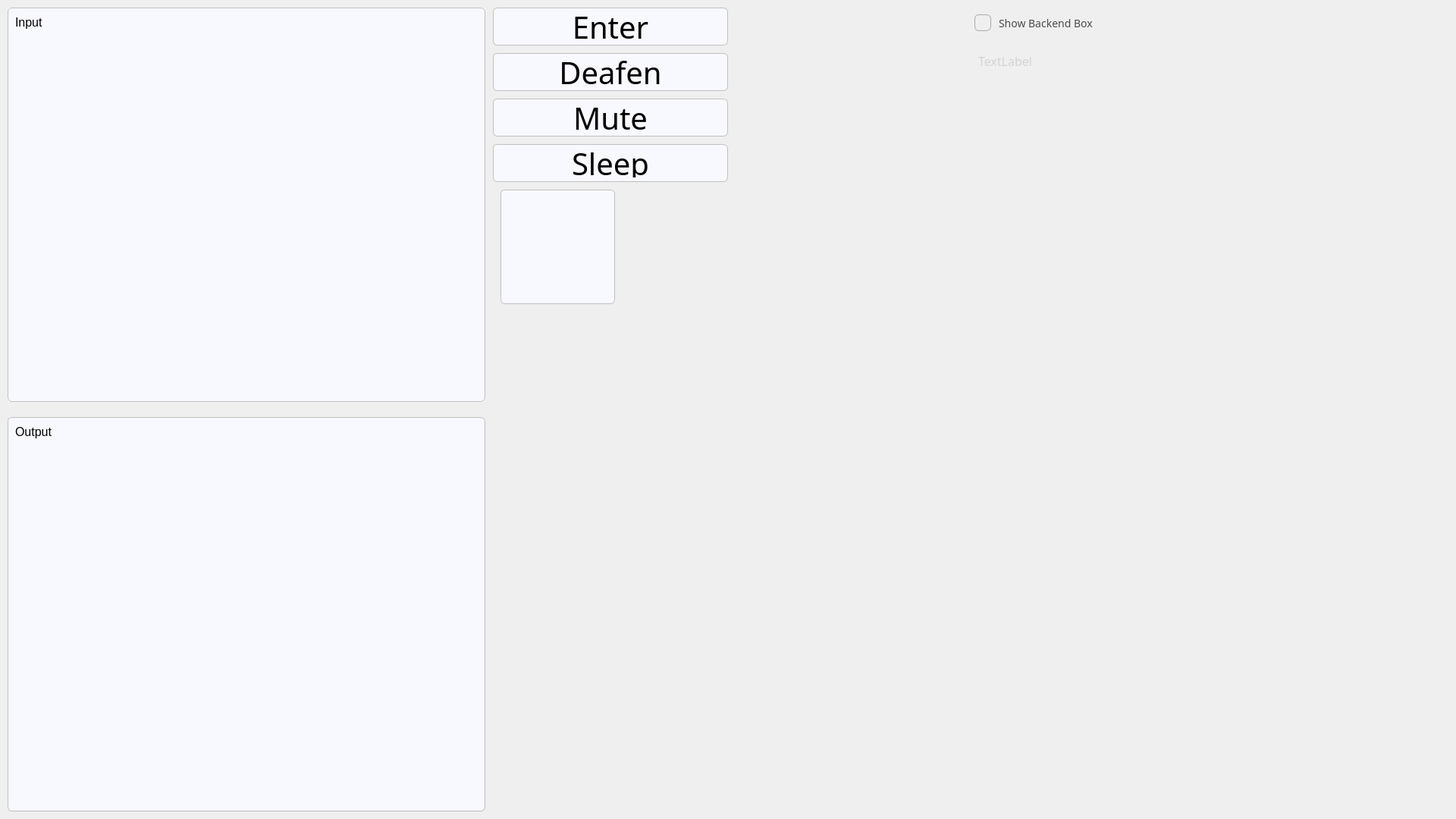
<?xml version="1.0" encoding="UTF-8"?>
<ui version="4.0">
 <class>ui</class>
 <widget class="QWidget" name="ui">
  <property name="geometry">
   <rect>
    <x>0</x>
    <y>0</y>
    <width>1920</width>
    <height>1080</height>
   </rect>
  </property>
  <property name="minimumSize">
   <size>
    <width>1920</width>
    <height>1080</height>
   </size>
  </property>
  <property name="maximumSize">
   <size>
    <width>1920</width>
    <height>1080</height>
   </size>
  </property>
  <property name="font">
   <font>
    <family>Cascadia Code</family>
    <pointsize>12</pointsize>
   </font>
  </property>
  <property name="windowTitle">
   <string>ui</string>
  </property>
  <property name="autoFillBackground">
   <bool>false</bool>
  </property>
  <property name="styleSheet">
   <string notr="true">background: qlineargradient(x1:0, y1:0, x2:0, y2:1,
    stop:0 #F5F5F5,
    stop:1 #D3D3D3);
color: #4B4B4B;
border-radius: 6px;
padding: 5px;</string>
  </property>
  <widget class="QLabel" name="output">
   <property name="geometry">
    <rect>
     <x>10</x>
     <y>550</y>
     <width>630</width>
     <height>520</height>
    </rect>
   </property>
   <property name="font">
    <font>
     <family>Segoe UI</family>
     <pointsize>12</pointsize>
    </font>
   </property>
   <property name="autoFillBackground">
    <bool>false</bool>
   </property>
   <property name="styleSheet">
    <string notr="true">background-color: #F8F8FF;  /* Light Gray */
color: #000000;             /* Dark Gray text */
border: 1px solid #C0C0C0;  /* Silver border */
border-radius: 6px;
padding: 5px;</string>
   </property>
   <property name="text">
    <string>Output</string>
   </property>
   <property name="alignment">
    <set>Qt::AlignmentFlag::AlignLeading|Qt::AlignmentFlag::AlignLeft|Qt::AlignmentFlag::AlignTop</set>
   </property>
   <property name="wordWrap">
    <bool>true</bool>
   </property>
  </widget>
  <widget class="QTextEdit" name="input">
   <property name="geometry">
    <rect>
     <x>10</x>
     <y>10</y>
     <width>630</width>
     <height>520</height>
    </rect>
   </property>
   <property name="font">
    <font>
     <family>Segoe UI</family>
     <pointsize>12</pointsize>
    </font>
   </property>
   <property name="autoFillBackground">
    <bool>true</bool>
   </property>
   <property name="styleSheet">
    <string notr="true">background-color: #F8F8FF;  /* Light Gray */
color: #000000;             /* Dark Gray text */
border: 1px solid #C0C0C0;  /* Silver border */
border-radius: 6px;
padding: 5px;</string>
   </property>
   <property name="html">
    <string>&lt;!DOCTYPE HTML PUBLIC &quot;-//W3C//DTD HTML 4.0//EN&quot; &quot;http://www.w3.org/TR/REC-html40/strict.dtd&quot;&gt;
&lt;html&gt;&lt;head&gt;&lt;meta name=&quot;qrichtext&quot; content=&quot;1&quot; /&gt;&lt;meta charset=&quot;utf-8&quot; /&gt;&lt;style type=&quot;text/css&quot;&gt;
p, li { white-space: pre-wrap; }
hr { height: 1px; border-width: 0; }
li.unchecked::marker { content: &quot;\2610&quot;; }
li.checked::marker { content: &quot;\2612&quot;; }
&lt;/style&gt;&lt;/head&gt;&lt;body style=&quot; font-family:'Segoe UI'; font-size:12pt; font-weight:400; font-style:normal;&quot;&gt;
&lt;p style=&quot; margin-top:0px; margin-bottom:0px; margin-left:0px; margin-right:0px; -qt-block-indent:0; text-indent:0px;&quot;&gt;Input&lt;/p&gt;
&lt;p style=&quot;-qt-paragraph-type:empty; margin-top:0px; margin-bottom:0px; margin-left:0px; margin-right:0px; -qt-block-indent:0; text-indent:0px;&quot;&gt;&lt;br /&gt;&lt;/p&gt;&lt;/body&gt;&lt;/html&gt;</string>
   </property>
  </widget>
  <widget class="QPushButton" name="enterButton">
   <property name="geometry">
    <rect>
     <x>650</x>
     <y>10</y>
     <width>310</width>
     <height>50</height>
    </rect>
   </property>
   <property name="font">
    <font>
     <family>Cascadia Code</family>
     <pointsize>30</pointsize>
    </font>
   </property>
   <property name="styleSheet">
    <string notr="true">background-color: #F8F8FF;  /* Light Gray */
color: #000000;             /* Dark Gray text */
border: 1px solid #C0C0C0;  /* Silver border */
border-radius: 6px;
padding: 5px;</string>
   </property>
   <property name="text">
    <string>Enter</string>
   </property>
  </widget>
  <widget class="QPushButton" name="sleepMode">
   <property name="geometry">
    <rect>
     <x>650</x>
     <y>190</y>
     <width>310</width>
     <height>50</height>
    </rect>
   </property>
   <property name="font">
    <font>
     <family>Cascadia Code</family>
     <pointsize>30</pointsize>
    </font>
   </property>
   <property name="autoFillBackground">
    <bool>false</bool>
   </property>
   <property name="styleSheet">
    <string notr="true">background-color: #F8F8FF;  /* Light Gray */
color: #000000;             /* Dark Gray text */
border: 1px solid #C0C0C0;  /* Silver border */
border-radius: 6px;
padding: 5px;</string>
   </property>
   <property name="text">
    <string>Sleep</string>
   </property>
  </widget>
  <widget class="QLabel" name="sleepStatus">
   <property name="geometry">
    <rect>
     <x>660</x>
     <y>250</y>
     <width>151</width>
     <height>151</height>
    </rect>
   </property>
   <property name="autoFillBackground">
    <bool>false</bool>
   </property>
   <property name="styleSheet">
    <string notr="true">background-color: #F8F8FF;  /* Light Gray */
color: #000000;             /* Dark Gray text */
border: 1px solid #C0C0C0;  /* Silver border */
border-radius: 6px;
padding: 5px;</string>
   </property>
   <property name="text">
    <string/>
   </property>
  </widget>
  <widget class="QPushButton" name="mute">
   <property name="geometry">
    <rect>
     <x>650</x>
     <y>130</y>
     <width>310</width>
     <height>50</height>
    </rect>
   </property>
   <property name="font">
    <font>
     <family>Cascadia Code</family>
     <pointsize>30</pointsize>
    </font>
   </property>
   <property name="autoFillBackground">
    <bool>false</bool>
   </property>
   <property name="styleSheet">
    <string notr="true">background-color: #F8F8FF;  /* Light Gray */
color: #000000;             /* Dark Gray text */
border: 1px solid #C0C0C0;  /* Silver border */
border-radius: 6px;
padding: 5px;</string>
   </property>
   <property name="text">
    <string>Mute</string>
   </property>
  </widget>
  <widget class="QPushButton" name="deafen">
   <property name="geometry">
    <rect>
     <x>650</x>
     <y>70</y>
     <width>310</width>
     <height>50</height>
    </rect>
   </property>
   <property name="font">
    <font>
     <family>Cascadia Code</family>
     <pointsize>30</pointsize>
     <bold>false</bold>
    </font>
   </property>
   <property name="autoFillBackground">
    <bool>false</bool>
   </property>
   <property name="styleSheet">
    <string notr="true">background-color: #F8F8FF;  /* Light Gray */
color: #000000;             /* Dark Gray text */
border: 1px solid #C0C0C0;  /* Silver border */
border-radius: 6px;
padding: 5px;</string>
   </property>
   <property name="text">
    <string>Deafen</string>
   </property>
  </widget>
  <widget class="QLabel" name="backendBox">
   <property name="geometry">
    <rect>
     <x>1280</x>
     <y>59</y>
     <width>630</width>
     <height>1011</height>
    </rect>
   </property>
   <property name="minimumSize">
    <size>
     <width>0</width>
     <height>6</height>
    </size>
   </property>
   <property name="autoFillBackground">
    <bool>false</bool>
   </property>
   <property name="styleSheet">
    <string notr="true">background: qlineargradient(x1:0, y1:0, x2:0, y2:1,
    stop:0 #252526,
    stop:1 #1e1e1e);
color: #d4d4d4;
border-radius: 5px;
padding: 6px;

</string>
   </property>
   <property name="text">
    <string>TextLabel</string>
   </property>
   <property name="alignment">
    <set>Qt::AlignmentFlag::AlignLeading|Qt::AlignmentFlag::AlignLeft|Qt::AlignmentFlag::AlignTop</set>
   </property>
  </widget>
  <widget class="QCheckBox" name="showBEBox">
   <property name="geometry">
    <rect>
     <x>1280</x>
     <y>10</y>
     <width>461</width>
     <height>41</height>
    </rect>
   </property>
   <property name="font">
    <font>
     <family>Cascadia Code</family>
     <pointsize>-1</pointsize>
    </font>
   </property>
   <property name="styleSheet">
    <string notr="true">QCheckBox {
    spacing: 10px;
    color: #4B4B4B;
    font-size: 14px;
}

QCheckBox::indicator {
    width: 20px;
    height: 20px;
    border-radius: 6px;
    border: 1px solid #aaa;
    background: qlineargradient(x1:0, y1:0, x2:0, y2:1,
                                stop:0 #F5F5F5,
                                stop:1 #D3D3D3);
}

/* Checked state */
QCheckBox::indicator:checked {
    background: qlineargradient(x1:0, y1:0, x2:0, y2:1,
                                stop:0 #4B4B4B,
                                stop:1 #2E2E2E);
    image: url(:/icons/checkmark_white.svg);  /* Or use built-in checkmark if no image */
}

/* Optional: hover effect */
QCheckBox::indicator:hover {
    border: 1px solid #888;
}</string>
   </property>
   <property name="text">
    <string>Show Backend Box</string>
   </property>
   <property name="checked">
    <bool>true</bool>
   </property>
  </widget>
 </widget>
 <resources/>
 <connections/>
</ui>
